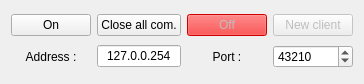
<?xml version="1.0" encoding="UTF-8"?>
<ui version="4.0">
 <class>MainWindow</class>
 <widget class="QMainWindow" name="MainWindow">
  <property name="geometry">
   <rect>
    <x>0</x>
    <y>0</y>
    <width>356</width>
    <height>84</height>
   </rect>
  </property>
  <property name="windowTitle">
   <string>Clients Detector</string>
  </property>
  <widget class="QWidget" name="centralWidget">
   <layout class="QGridLayout" name="gridLayout">
    <item row="0" column="0">
     <widget class="QPushButton" name="onPushButton">
      <property name="text">
       <string>On</string>
      </property>
     </widget>
    </item>
    <item row="0" column="1">
     <widget class="QPushButton" name="killAllComPushButton">
      <property name="text">
       <string>Close all com.</string>
      </property>
     </widget>
    </item>
    <item row="0" column="2">
     <widget class="QPushButton" name="offPushButton">
      <property name="enabled">
       <bool>false</bool>
      </property>
      <property name="styleSheet">
       <string notr="true">background-color:red;</string>
      </property>
      <property name="text">
       <string>Off</string>
      </property>
     </widget>
    </item>
    <item row="0" column="3">
     <widget class="QPushButton" name="newClientPushButton">
      <property name="enabled">
       <bool>false</bool>
      </property>
      <property name="text">
       <string>New client</string>
      </property>
     </widget>
    </item>
    <item row="1" column="0">
     <widget class="QLabel" name="addressLabel">
      <property name="text">
       <string>Address :</string>
      </property>
      <property name="alignment">
       <set>Qt::AlignCenter</set>
      </property>
     </widget>
    </item>
    <item row="1" column="1">
     <widget class="QLineEdit" name="addressLineEdit">
      <property name="text">
       <string notr="true">127.0.0.254</string>
      </property>
      <property name="alignment">
       <set>Qt::AlignCenter</set>
      </property>
     </widget>
    </item>
    <item row="1" column="2">
     <widget class="QLabel" name="portLabel">
      <property name="text">
       <string>Port :</string>
      </property>
      <property name="alignment">
       <set>Qt::AlignCenter</set>
      </property>
     </widget>
    </item>
    <item row="1" column="3">
     <widget class="QSpinBox" name="portSpinBox">
      <property name="maximum">
       <number>65535</number>
      </property>
      <property name="value">
       <number>43210</number>
      </property>
     </widget>
    </item>
   </layout>
  </widget>
 </widget>
 <layoutdefault spacing="6" margin="11"/>
 <resources/>
 <connections/>
</ui>
